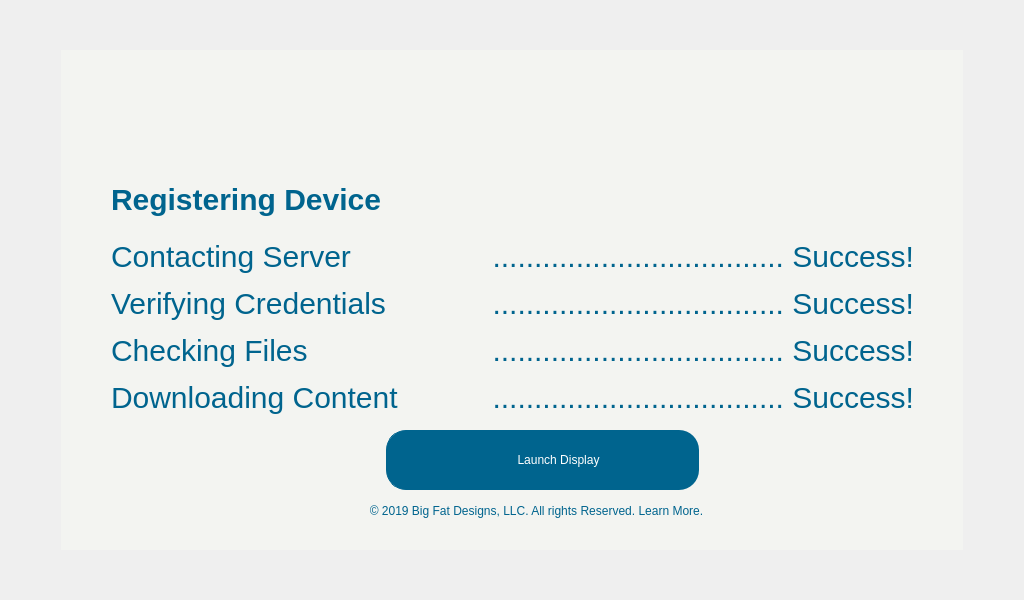
<?xml version="1.0" encoding="UTF-8"?>
<ui version="4.0">
 <class>InitialRegSuccess</class>
 <widget class="QMainWindow" name="InitialRegSuccess">
  <property name="geometry">
   <rect>
    <x>0</x>
    <y>0</y>
    <width>1024</width>
    <height>600</height>
   </rect>
  </property>
  <property name="windowTitle">
   <string>MainWindow</string>
  </property>
  <property name="styleSheet">
   <string notr="true">background-color: #F3F4F1;

QFrame
{
	background:#333;
}</string>
  </property>
  <widget class="QWidget" name="centralwidget">
   <layout class="QVBoxLayout" name="verticalLayout">
    <property name="spacing">
     <number>0</number>
    </property>
    <property name="leftMargin">
     <number>0</number>
    </property>
    <property name="topMargin">
     <number>0</number>
    </property>
    <property name="rightMargin">
     <number>0</number>
    </property>
    <property name="bottomMargin">
     <number>0</number>
    </property>
    <item>
     <spacer name="verticalSpacer">
      <property name="orientation">
       <enum>Qt::Vertical</enum>
      </property>
      <property name="sizeHint" stdset="0">
       <size>
        <width>1003</width>
        <height>31</height>
       </size>
      </property>
     </spacer>
    </item>
    <item>
     <layout class="QHBoxLayout" name="horizontalLayout">
      <property name="spacing">
       <number>0</number>
      </property>
      <item>
       <spacer name="horizontalSpacer">
        <property name="orientation">
         <enum>Qt::Horizontal</enum>
        </property>
        <property name="sizeHint" stdset="0">
         <size>
          <width>61</width>
          <height>500</height>
         </size>
        </property>
       </spacer>
      </item>
      <item>
       <widget class="QFrame" name="frame">
        <property name="minimumSize">
         <size>
          <width>902</width>
          <height>500</height>
         </size>
        </property>
        <property name="maximumSize">
         <size>
          <width>902</width>
          <height>500</height>
         </size>
        </property>
        <property name="mouseTracking">
         <bool>true</bool>
        </property>
        <property name="styleSheet">
         <string notr="true">QFrame{
background:#F3F4F1
}
</string>
        </property>
        <property name="frameShape">
         <enum>QFrame::NoFrame</enum>
        </property>
        <property name="frameShadow">
         <enum>QFrame::Plain</enum>
        </property>
        <widget class="QLabel" name="label_6">
         <property name="geometry">
          <rect>
           <x>337</x>
           <y>0</y>
           <width>223</width>
           <height>115</height>
          </rect>
         </property>
         <property name="styleSheet">
          <string notr="true">image: url(:/newPrefix/logo_Big-Fat-Display.svg);</string>
         </property>
         <property name="text">
          <string/>
         </property>
         <property name="pixmap">
          <pixmap>Icons/logo_Big-Fat-Designs.svg</pixmap>
         </property>
         <property name="scaledContents">
          <bool>true</bool>
         </property>
        </widget>
        <widget class="QPushButton" name="PushButton_4">
         <property name="geometry">
          <rect>
           <x>357</x>
           <y>380</y>
           <width>281</width>
           <height>60</height>
          </rect>
         </property>
         <property name="cursor">
          <cursorShape>PointingHandCursor</cursorShape>
         </property>
         <property name="whatsThis">
          <string>&lt;html&gt;&lt;head/&gt;&lt;body&gt;&lt;p&gt;fSf&lt;/p&gt;&lt;/body&gt;&lt;/html&gt;</string>
         </property>
         <property name="styleSheet">
          <string notr="true">QPushButton{
font: 18pt &quot;Ubuntu&quot;;
background:#00648E;
color:white;
border-color: #00000066;

border-radius:20px;
}</string>
         </property>
         <property name="text">
          <string>Launch Display</string>
         </property>
         <property name="iconSize">
          <size>
           <width>50</width>
           <height>53</height>
          </size>
         </property>
        </widget>
        <widget class="QPushButton" name="PushButton_2">
         <property name="geometry">
          <rect>
           <x>325</x>
           <y>380</y>
           <width>81</width>
           <height>60</height>
          </rect>
         </property>
         <property name="cursor">
          <cursorShape>PointingHandCursor</cursorShape>
         </property>
         <property name="whatsThis">
          <string>&lt;html&gt;&lt;head/&gt;&lt;body&gt;&lt;p&gt;fSf&lt;/p&gt;&lt;/body&gt;&lt;/html&gt;</string>
         </property>
         <property name="styleSheet">
          <string notr="true">QPushButton{
background:#00648E;
color:white;
border-color: #00000066;
border:1px solid #00648E;
border-radius:20px;
}</string>
         </property>
         <property name="icon">
          <iconset>
           <normaloff>:/newPrefix/icon_play.svg</normaloff>:/newPrefix/icon_play.svg</iconset>
         </property>
         <property name="iconSize">
          <size>
           <width>40</width>
           <height>50</height>
          </size>
         </property>
        </widget>
        <widget class="QLabel" name="label">
         <property name="geometry">
          <rect>
           <x>50</x>
           <y>130</y>
           <width>331</width>
           <height>40</height>
          </rect>
         </property>
         <property name="styleSheet">
          <string notr="true">QLabel{
	font: 75 30px &quot;Segoe UI&quot;;
color: #00648E;
size:30px;

}</string>
         </property>
         <property name="text">
          <string>&lt;html&gt;&lt;head/&gt;&lt;body&gt;&lt;p&gt;&lt;span style=&quot; font-size:30px; font-weight:600;&quot;&gt;Registering Device&lt;/span&gt;&lt;/p&gt;&lt;/body&gt;&lt;/html&gt;</string>
         </property>
        </widget>
        <widget class="QLabel" name="label_3">
         <property name="geometry">
          <rect>
           <x>50</x>
           <y>177</y>
           <width>331</width>
           <height>200</height>
          </rect>
         </property>
         <property name="styleSheet">
          <string notr="true">QLabel{
color: #00648E;
size:30px;
	font: 30px &quot;Segoe UI&quot;;

}</string>
         </property>
         <property name="text">
          <string>&lt;html&gt;&lt;head/&gt;&lt;body&gt;&lt;p&gt;&lt;span style=&quot; font-size:30px; color:#00648e;&quot;&gt;Contacting Server&lt;/span&gt;&lt;/p&gt;&lt;p&gt;&lt;span style=&quot; font-size:30px; color:#00648e;&quot;&gt;Verifying Credentials&lt;/span&gt;&lt;/p&gt;&lt;p&gt;&lt;span style=&quot; font-size:30px; color:#00648e;&quot;&gt;Checking Files&lt;/span&gt;&lt;/p&gt;&lt;p&gt;&lt;span style=&quot; font-size:30px; color:#00648e;&quot;&gt;Downloading Content&lt;/span&gt;&lt;/p&gt;&lt;/body&gt;&lt;/html&gt;</string>
         </property>
        </widget>
        <widget class="QLabel" name="label_4">
         <property name="geometry">
          <rect>
           <x>382</x>
           <y>177</y>
           <width>471</width>
           <height>200</height>
          </rect>
         </property>
         <property name="styleSheet">
          <string notr="true">QLabel{
color: #00648E;
size:30px;
	font: 30px &quot;Segoe UI&quot;;

}</string>
         </property>
         <property name="text">
          <string>&lt;html&gt;&lt;head/&gt;&lt;body&gt;&lt;p align=&quot;right&quot;&gt;&lt;span style=&quot; font-size:30px; color:#00648e;&quot;&gt;................................... Success!&lt;/span&gt;&lt;/p&gt;&lt;p align=&quot;right&quot;&gt;&lt;span style=&quot; font-size:30px; color:#00648e;&quot;&gt;................................... Success!&lt;/span&gt;&lt;/p&gt;&lt;p align=&quot;right&quot;&gt;&lt;span style=&quot; font-size:30px; color:#00648e;&quot;&gt;................................... Success!&lt;/span&gt;&lt;/p&gt;&lt;p align=&quot;right&quot;&gt;&lt;span style=&quot; font-size:30px; color:#00648e;&quot;&gt;................................... Success!&lt;/span&gt;&lt;/p&gt;&lt;/body&gt;&lt;/html&gt;</string>
         </property>
        </widget>
        <widget class="QPushButton" name="pushButton_2">
         <property name="geometry">
          <rect>
           <x>220</x>
           <y>450</y>
           <width>511</width>
           <height>21</height>
          </rect>
         </property>
         <property name="cursor">
          <cursorShape>PointingHandCursor</cursorShape>
         </property>
         <property name="styleSheet">
          <string notr="true">background-color: #F3F4F1;
color: rgb(0, 100, 142);
alternate-background-color: #F3F4F1;
border: 0px;
gridline-color: #F3F4F1;
selection-color: #F3F4F1;
selection-background-color: #F3F4F1;
font: 16px &quot;Segoe UI&quot;;</string>
         </property>
         <property name="text">
          <string>© 2019 Big Fat Designs, LLC. All rights Reserved. Learn More.</string>
         </property>
        </widget>
       </widget>
      </item>
      <item>
       <spacer name="horizontalSpacer_2">
        <property name="orientation">
         <enum>Qt::Horizontal</enum>
        </property>
        <property name="sizeHint" stdset="0">
         <size>
          <width>61</width>
          <height>500</height>
         </size>
        </property>
       </spacer>
      </item>
     </layout>
    </item>
    <item>
     <spacer name="verticalSpacer_2">
      <property name="orientation">
       <enum>Qt::Vertical</enum>
      </property>
      <property name="sizeHint" stdset="0">
       <size>
        <width>1003</width>
        <height>31</height>
       </size>
      </property>
     </spacer>
    </item>
   </layout>
  </widget>
 </widget>
 <resources>
  <include location="source.qrc"/>
 </resources>
 <connections/>
</ui>
